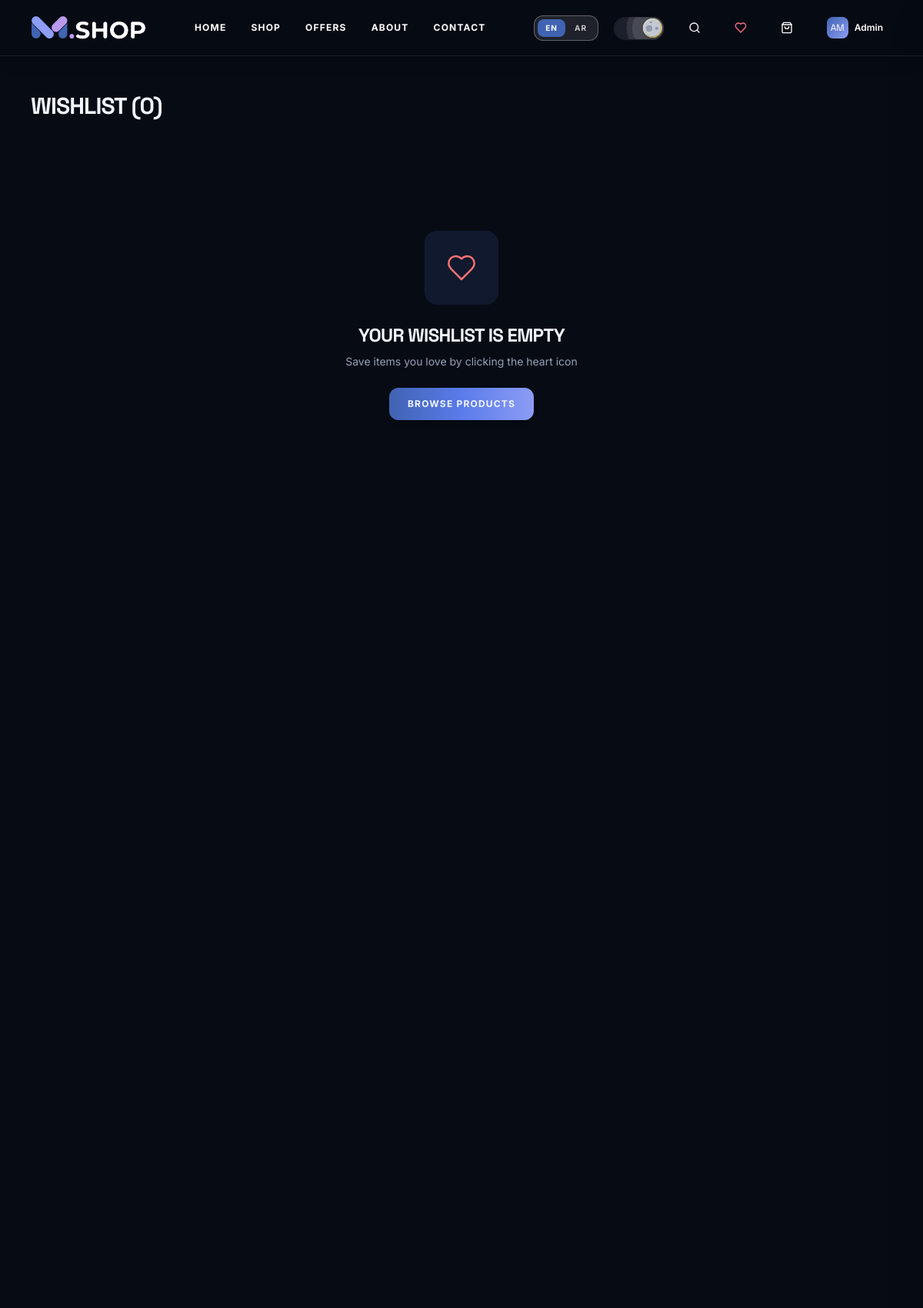
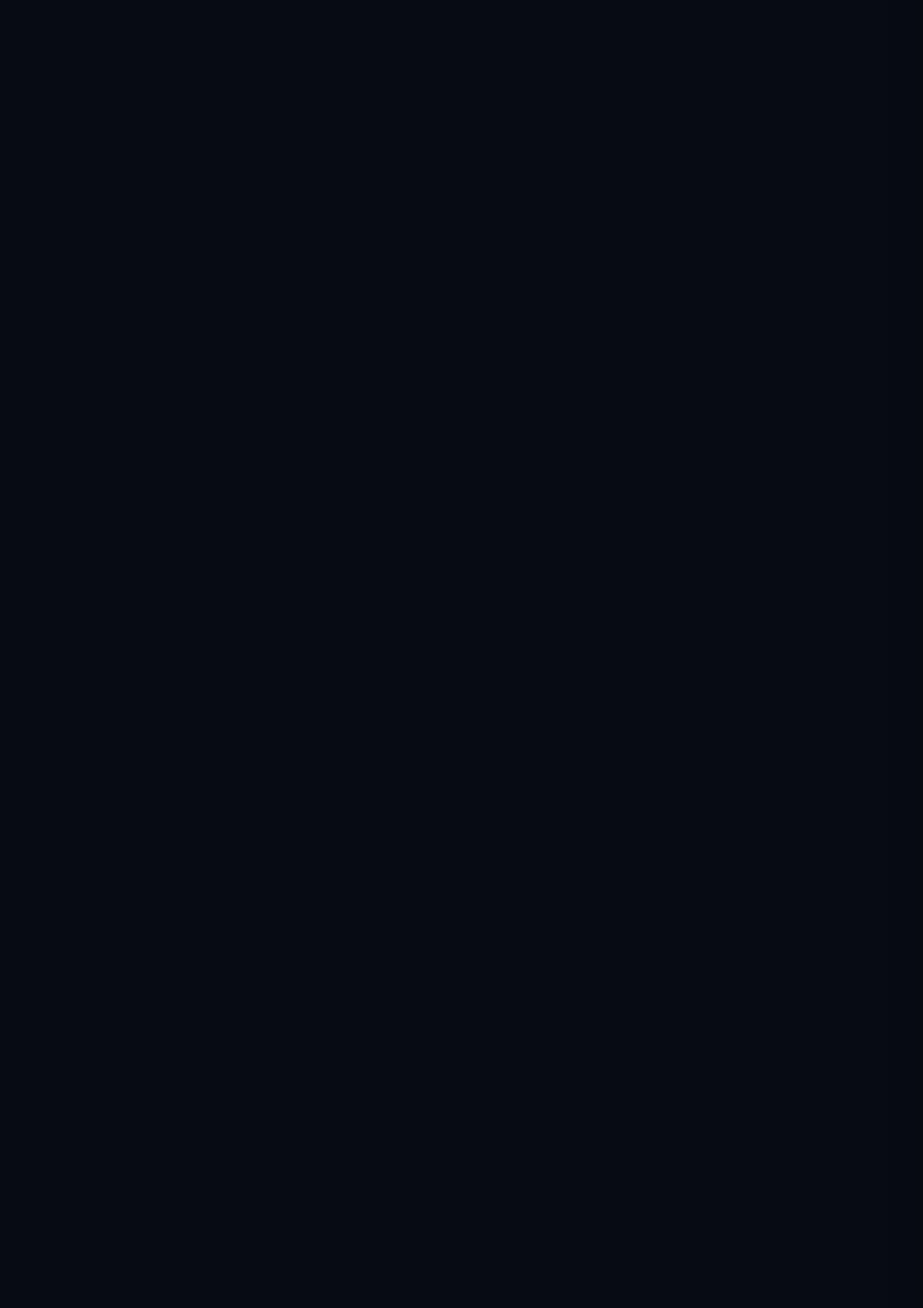
The page /en/wishlist/ (signed in, upper part) on the database its author committed (2 pictures, top to bottom).
### store/models.py (models this page shows, shortened)
class User(AbstractUser):
    phone = models.CharField(max_length=30, blank=True)
    class Meta:
        verbose_name = 'User'

### store/views.py (the view)
# urls.py: path('wishlist/', views.wishlist_view, name='wishlist'),
def wishlist_view(request):
    locale = _get_locale(request)
    wishlist_slugs = request.session.get('wishlist', [])
    products = Product.objects.filter(slug__in=wishlist_slugs)
    return render(request, 'wishlist/wishlist.html', {
        'products': products,
        'locale': locale,
    })

### store/templatetags/store_tags.py (called while the page is built)
@register.filter(name='split')
def split(value, arg=' '):
    if not value:
        return []
    return [x.strip() for x in str(value).split(arg)]

### store/translations.py (called while the page is built, shortened)
def load_translations():
    global _EN_CACHE, _AR_CACHE
    if _EN_CACHE is not None and _AR_CACHE is not None:
        return _EN_CACHE, _AR_CACHE

def get_translations(locale='en'):
    en, ar = load_translations()
    return ar if locale == 'ar' else en

    def __getattr__(self, name):
        if name in self:
            return self[name]
        if self._fallback and hasattr(self._fallback, name):
            return getattr(self._fallback, name)
        if self._fallback and isinstance(self._fallback, dict) and name in self._fallback:
            return self._fallback[name]
        return ""

    def __getitem__(self, key):
        if key in self:
            return super().__getitem__(key)
        if self._fallback and key in self._fallback:
            return self._fallback[key]
        return ""

### store/views.py (called while the page is built)
def _get_locale(request):
    return 'ar' if request.path.startswith('/ar/') else 'en'

### templates/wishlist/wishlist.html (shortened to what this page needs)
{% extends "base.html" %}
{% load static %}
{% block content %}
<div class="pt-[72px] min-h-screen">
  <div class="container-custom py-12">
    <h1 class="text-3xl font-display font-black mb-8" style="color:var(--text-primary)">
      {% if is_rtl %}قائمة المفضلة ({{ products.count }}){% else %}{{ t.nav.wishlist|default:"Wishlist" }} ({{ products.count }}){% endif %}
    </h1>
    {% if products %}
    <div class="grid grid-cols-2 sm:grid-cols-3 lg:grid-cols-4 gap-3 sm:gap-4 lg:gap-6">
      {% for product in products %}{% include 'partials/product_card.html' %}{% endfor %}
    </div>
    {% else %}
    <div class="flex flex-col items-center justify-center py-28 gap-6 text-center">
      <div class="w-24 h-24 rounded-2xl flex items-center justify-center" style="background:var(--bg-surface-2)">
      </div>
      <div>
        <h3 class="font-display font-bold text-2xl mb-2" style="color:var(--text-primary)">{% if is_rtl %}قائمة المفضلة فارغة{% else %}Your wishlist is empty{% endif %}</h3>
        <p class="text-sm" style="color:var(--text-secondary)">{% if is_rtl %}احفظ المنتجات التي تنال إعجابك بالنقر على أيقونة القلب{% else %}Save items you love by clicking the heart icon{% endif %}</p>
      </div>
      <a href="/{{ locale }}/shop/" class="btn-primary">{% if is_rtl %}تصفح المنتجات{% else %}Browse Products{% endif %}</a>
    </div>
    {% endif %}
  </div>
</div>
{% endblock %}

### templates/partials/navbar.html (shortened to what this page needs)
{% load static %}
<header class="fixed top-0 left-0 right-0 z-50 select-none">
  <div id="main-navbar" class="transition-all duration-300 {% if is_home %}navbar-transparent{% else %}navbar-scrolled{% endif %}">
    <div class="container-custom h-[64px] sm:h-[72px] flex items-center justify-between gap-2 sm:gap-4">
      <a href="/{{ locale }}/" aria-label="M.SHOP Home" class="flex items-center group transition-transform duration-300 hover:scale-105 flex-shrink-0">
        <img src="{% static 'logo-dark.png' %}" alt="M.SHOP" class="h-8 hidden dark:block" />
      </a>
      <nav class="hidden lg:flex items-center gap-8">
        {% for label, href in nav_links %}
        <a href="{{ href }}" class="nav-link text-xs font-sans tracking-widest uppercase transition-all duration-300 {% if current_path == href %}nav-link-active font-black{% else %}hover:tracking-[0.2em] font-bold{% endif %}">{{ label }}</a>
        {% endfor %}
      </nav>
      <div class="flex items-center gap-1.5 sm:gap-3 md:gap-5 flex-shrink-0">
        <div class="lang-switcher-wrap hidden md:flex items-center gap-0.5 rounded-xl px-1 py-1 border transition-all border-white/30 bg-white/10 backdrop-blur-sm">
          {% for loc in "en,ar"|split:"," %}
          <button data-locale-switch="{{ loc }}" class="px-2.5 py-1 rounded-lg text-[10px] font-sans font-bold uppercase tracking-widest transition-all cursor-pointer"
            style="background:{% if locale == loc %}#4063B2{% else %}transparent{% endif %};color:{% if locale == loc %}#fff{% else %}rgba(255,255,255,0.75){% endif %}">{{ loc|upper }}</button>
          {% endfor %}
        </div>
        <div class="items-center select-none hidden md:flex" style="--toggle-size:10px">{% include 'partials/theme_toggle.html' %}</div>
        <button id="search-btn" aria-label="Search" class="nav-btn w-8 h-8 sm:w-10 sm:h-10 rounded-xl flex items-center justify-center transition-all cursor-pointer flex-shrink-0">
          <svg xmlns="http://www.w3.org/2000/svg" width="16" height="16" viewBox="0 0 24 24" fill="none" stroke="currentColor" stroke-width="2" stroke-linecap="round" stroke-linejoin="round"><circle cx="11" cy="11" r="8"/><path d="m21 21-4.3-4.3"/></svg>
        </button>
        <a href="/{{ locale }}/wishlist/" aria-label="Wishlist" class="nav-btn relative w-9 h-9 sm:w-10 sm:h-10 rounded-xl flex items-center justify-center transition-all flex-shrink-0 hover:text-rose-400">
        </a>
        <button data-open-cart onclick="if(window.openCart)window.openCart();" aria-label="Open cart" class="nav-btn relative w-9 h-9 sm:w-10 sm:h-10 rounded-xl flex items-center justify-center cursor-pointer transition-all flex-shrink-0">
          <svg xmlns="http://www.w3.org/2000/svg" width="16" height="16" viewBox="0 0 24 24" fill="none" stroke="currentColor" stroke-width="2" stroke-linecap="round" stroke-linejoin="round"><path d="M6 2 3 6v14a2 2 0 0 0 2 2h14a2 2 0 0 0 2-2V6l-3-4Z"/><path d="M3 6h18"/><path d="M16 10a4 4 0 0 1-8 0"/></svg>
        </button>
        <div class="hidden lg:block relative">
          {% if user.is_authenticated %}
          <div class="relative">
            <button id="user-menu-btn" class="nav-btn flex items-center gap-2 px-3 py-2 rounded-xl transition-all cursor-pointer">
              <div class="w-7 h-7 rounded-lg flex items-center justify-center text-white font-display text-xs" style="background:linear-gradient(135deg,#4063B2,#8D9CF5)">
                {{ user.first_name|first|upper }}{{ user.last_name|first|upper }}
              </div>
              <span class="user-name text-xs font-sans font-semibold max-w-[80px] truncate">{{ user.first_name }}</span>
            </button>
          </div>
          {% endif %}
        </div>
      </div>
    </div>
  </div>
</header>

### static/css/globals.css (style rules this page uses)
*, *::before, *::after { box-sizing: border-box; }
html, body { margin: 0; padding: 0; }
:root, .light { --bg-base: #F5F7FA; --bg-surface: #FFFFFF; --bg-surface-2: #EEF2F8; --bg-surface-3: #DDE4F0; --text-primary: #0D1326; --text-secondary: #4A5568; --text-tertiary: rgba(13, 19, 38, 0.45); --border-color: rgba(13, 19, 38, 0.10); --border-strong: rgba(13, 19, 38, 0.20); --color-navy: #F5F7FA; --color-surface: #FFFFFF; --color-surface-2:#EEF2F8; --color-surface-3:#DDE4F0; --color-primary: #4063B2; --color-accent: #4D63C7; --color-accent-hover: #3551B0; --color-violet: #7B5EA7; --color-sage: #4D63C7; --color-taupe: #4A5568; --color-muted: #4A5568; --color-cyan: #4D63C7; --color-soft-blue:#7B5EA7; --color-white: #0D1326; --scrollbar-track: #E2E8F0; --scrollbar-thumb: #A0AEC0; --scrollbar-hover: #4D63C7; --selection-bg: #4063B2; --selection-text: #ffffff; --font-guminert: 'Space Grotesk', 'Outfit', 'Urbanist', system-ui, sans-serif; --font-condenso: 'Space Grotesk', 'Outfit', sans-serif; --font-tall: 'Space Grotesk', 'Outfit', sans-serif; --font-anton: 'Space Grotesk', 'Outfit', sans-serif; --font-inter: 'Inter', system-ui, -apple-system, sans-serif; --font-outfit: 'Outfit', sans-serif; --ease-fluid: cubic-bezier(0.16, 1, 0.3, 1); }
.dark { --bg-base: #070B14; --bg-surface: #0B1120; --bg-surface-2: #10192D; --bg-surface-3: #16223D; --text-primary: #F1F5FE; --text-secondary: #94A3B8; --text-tertiary: rgba(241, 245, 254, 0.40); --border-color: rgba(255, 255, 255, 0.08); --border-strong: rgba(255, 255, 255, 0.15); --color-navy: #070B14; --color-surface: #0B1120; --color-surface-2:#10192D; --color-surface-3:#16223D; --color-primary: #4063B2; --color-accent: #8D9CF5; --color-accent-hover: #A8B4F8; --color-violet: #BB9AED; --color-sage: #8D9CF5; --color-taupe: #94A3B8; --color-muted: #94A3B8; --color-cyan: #8D9CF5; --color-soft-blue:#BB9AED; --color-white: #F1F5FE; --scrollbar-track: #070B14; --scrollbar-thumb: #16223D; --scrollbar-hover: #8D9CF5; --selection-bg: #4063B2; --selection-text: #ffffff; }
html.dark #main-navbar.navbar-scrolled { background: rgba(7, 11, 20, 0.95) !important; border-bottom: 1px solid rgba(255, 255, 255, 0.08) !important; backdrop-filter: blur(12px); }
html.dark #main-navbar .nav-btn, html.dark #main-navbar .nav-link, html.dark #main-navbar #user-menu-btn, html.dark #main-navbar .user-name { color: #ffffff !important; }

### templates/base.html (style rules this page uses)
.navbar-scrolled { background: rgba(255,255,255,0.95) !important; backdrop-filter: blur(12px); border-bottom: 1px solid rgba(13,19,38,0.10) !important; box-shadow: 0 4px 24px rgba(0,0,0,0.08) !important; }
.dark .navbar-scrolled { background: rgba(7,11,20,0.95) !important; border-bottom: 1px solid rgba(255,255,255,0.08) !important; }
html.dark #main-navbar.navbar-scrolled { background: rgba(7, 11, 20, 0.95) !important; border-bottom: 1px solid rgba(255, 255, 255, 0.08) !important; backdrop-filter: blur(12px); }
html.dark #main-navbar .nav-btn, html.dark #main-navbar .nav-link, html.dark #main-navbar #user-menu-btn, html.dark #main-navbar .user-name { color: #ffffff !important; }
.container-custom, .container-wide { width: 100% !important; max-width: 1440px !important; margin-left: auto !important; margin-right: auto !important; padding-left: 1rem !important; padding-right: 1rem !important; }
@media (min-width: 640px) { .container-custom, .container-wide { padding-left: 1.5rem !important; padding-right: 1.5rem !important; } }
@media (min-width: 768px) { .container-custom, .container-wide { padding-left: 2rem !important; padding-right: 2rem !important; } }
@media (min-width: 1024px) { .container-custom, .container-wide { padding-left: 2.5rem !important; padding-right: 2.5rem !important; } }

### rows shown on the page
User: first_name|first "A", last_name|first "M", first_name "Admin"

### other values the page prints
{{ label }} "HOME" "SHOP" "OFFERS" "ABOUT" "CONTACT"
{{ loc|upper }} "EN" "AR"
{{ t.nav.wishlist|default:"Wishlist" }} "WISHLIST"
{{ products.count }} "0"
